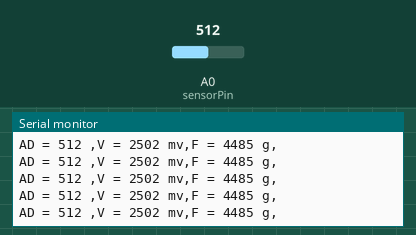
Recording of a sketch running on a simulated Arduino Uno, built with avr-gcc and run on an emulated ATmega328P. Parts: the last lines printed to the serial monitor. The test bench sets the inputs (shaded band); at power-on: A0 (sensorPin) = 512.

Above: at 10.2 s.
10.3 s: A0 (sensorPin) set to 0
At 11.3 s:
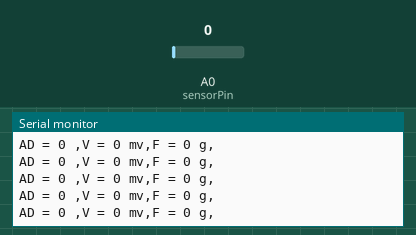
13.3 s: A0 (sensorPin) set to 4
At 14.0 s:
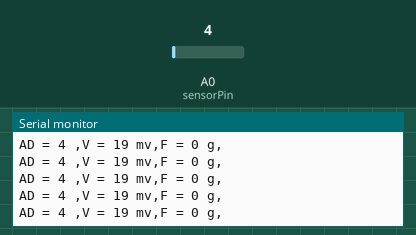
Timing chart, 0 to 16.3 s (numbered marks = the images above; inputs shaded):
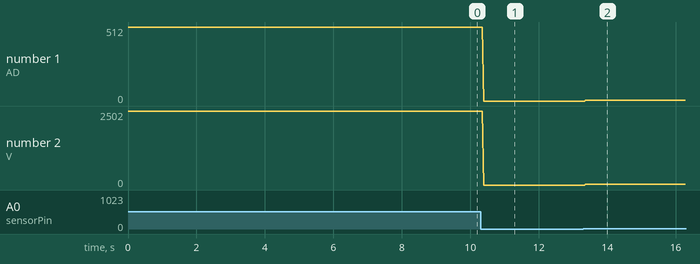

Measured:
- after the input at 10.3 s, the serial monitor: prints a new line after 0.09 s (image 1)
- after the input at 13.3 s, the serial monitor: prints a new line after 0.06 s (image 2)
- plotted number 1: 512 → 0 after the input at 10.3 s, 0 → 4 after the input at 13.3 s
- plotted number 2: 2502 → 0 after the input at 10.3 s, 0 → 19 after the input at 13.3 s

The sketch:

code_haptic.ino
```cpp
#include <Arduino.h>

#define DEBUGSerial Serial
int sensorPin = A0; 	//定义传感器的引脚

//下面4项内容需要根据实际型号和量程修正

//最小量程 根据具体型号对应手册获取,单位是g，这里以RP-18.3-ST型号为例，最小量程是20g
#define PRESS_MIN	20
//最大量程 根据具体型号对应手册获取,单位是g，这里以RP-18.3-ST型号为例，最大量程是6kg
#define PRESS_MAX	6000

//以下2个参数根据获取方法：
//理论上：
// 1.薄膜压力传感器不是精准的压力测试传感器，只适合粗略测量压力用，不能当压力计精确测量。
// 2. AO引脚输出的电压有效范围是0.1v到3.3v，而实际根据不同传感器范围会在这个范围内，并不一定是最大值3.3v，也可能低于3.3v，要实际万用表测量，
// 	例程只是给出理论值，想要精确请自行万用表测量然后修正以下2个AO引脚电压输出的最大和最小值
//调节方法：
//薄膜压力传感器的AO引脚输出的增益范围是通过板载AO_RES电位器调节实现的，
//想要稍微精准点，需要自己给定具体已知力，然后调节AO_RES电位器到串口输出重量正好是自己给定力就可以了
#define VOLTAGE_MIN 150
#define VOLTAGE_MAX 3300

void setup()
{
	DEBUGSerial.begin(9600); // setup serial
	Serial.println("setup end!");
}

void loop()
{
	long Fdata = getPressValue(sensorPin);
	DEBUGSerial.print("F = ");
	DEBUGSerial.print(Fdata);
	DEBUGSerial.println(" g,");
	delay(10);
}

long getPressValue(int pin)
{
	long PRESS_AO = 0;
	int VOLTAGE_AO = 0;
	int value = analogRead(pin);

	DEBUGSerial.print("AD = ");
	DEBUGSerial.print(value);
	DEBUGSerial.print(" ,");

	VOLTAGE_AO = map(value, 0, 1023, 0, 5000);

	DEBUGSerial.print("V = ");
	DEBUGSerial.print(VOLTAGE_AO);
	DEBUGSerial.print(" mv,");

	if(VOLTAGE_AO < VOLTAGE_MIN)
	{
		PRESS_AO = 0;
	}
	else if(VOLTAGE_AO > VOLTAGE_MAX)
	{
		PRESS_AO = PRESS_MAX;
	}
	else
	{
		PRESS_AO = map(VOLTAGE_AO, VOLTAGE_MIN, VOLTAGE_MAX, PRESS_MIN, PRESS_MAX);
	}


	return PRESS_AO;
}
```
